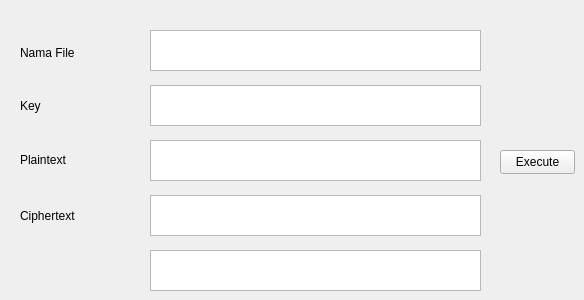
        <widget class="QWidget" name="tab_7">
         <attribute name="title">
          <string>Tab 1</string>
         </attribute>
         <widget class="QLabel" name="label_2">
          <property name="geometry">
           <rect>
            <x>20</x>
            <y>37</y>
            <width>101</width>
            <height>31</height>
           </rect>
          </property>
          <property name="text">
           <string>Nama File</string>
          </property>
         </widget>
         <widget class="QLabel" name="label_3">
          <property name="geometry">
           <rect>
            <x>20</x>
            <y>90</y>
            <width>101</width>
            <height>31</height>
           </rect>
          </property>
          <property name="text">
           <string>Key</string>
          </property>
         </widget>
         <widget class="QLabel" name="label_4">
          <property name="geometry">
           <rect>
            <x>20</x>
            <y>200</y>
            <width>121</width>
            <height>31</height>
           </rect>
          </property>
          <property name="text">
           <string>Ciphertext</string>
          </property>
         </widget>
         <widget class="QLabel" name="label_5">
          <property name="geometry">
           <rect>
            <x>20</x>
            <y>150</y>
            <width>121</width>
            <height>20</height>
           </rect>
          </property>
          <property name="text">
           <string>Plaintext</string>
          </property>
         </widget>
         <widget class="QPlainTextEdit" name="plainTextEdit">
          <property name="geometry">
           <rect>
            <x>150</x>
            <y>30</y>
            <width>331</width>
            <height>41</height>
           </rect>
          </property>
         </widget>
         <widget class="QPlainTextEdit" name="plainTextEdit_2">
          <property name="geometry">
           <rect>
            <x>150</x>
            <y>85</y>
            <width>331</width>
            <height>41</height>
           </rect>
          </property>
         </widget>
         <widget class="QPlainTextEdit" name="plainTextEdit_3">
          <property name="geometry">
           <rect>
            <x>150</x>
            <y>140</y>
            <width>331</width>
            <height>41</height>
           </rect>
          </property>
         </widget>
         <widget class="QPlainTextEdit" name="plainTextEdit_4">
          <property name="geometry">
           <rect>
            <x>150</x>
            <y>195</y>
            <width>331</width>
            <height>41</height>
           </rect>
          </property>
         </widget>
         <widget class="QPlainTextEdit" name="plainTextEdit_5">
          <property name="geometry">
           <rect>
            <x>150</x>
            <y>250</y>
            <width>331</width>
            <height>41</height>
           </rect>
          </property>
         </widget>
         <widget class="QPushButton" name="pushButton">
          <property name="geometry">
           <rect>
            <x>500</x>
            <y>150</y>
            <width>75</width>
            <height>24</height>
           </rect>
          </property>
          <property name="text">
           <string>Execute</string>
          </property>
         </widget>
        </widget>
